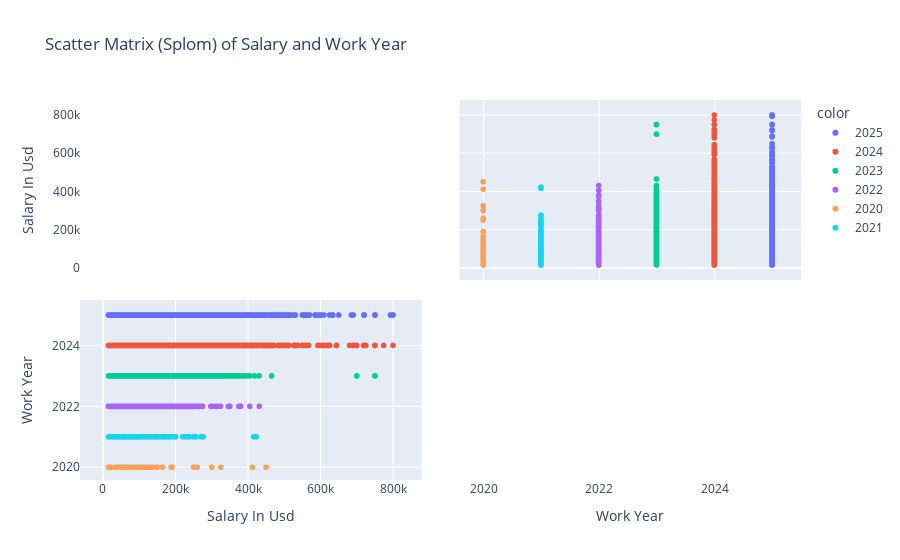

The notebook cell this image was saved under:
### Markdown cell above
* Scatter matrix of numerical features with Plotly

### Code cell
num_cols = ['salary_in_usd', 'work_year']
fig = px.scatter_matrix(df[num_cols],
                      dimensions=num_cols,
                      title='Scatter Matrix (Splom) of Salary and Work Year',
                      labels={col: col.replace('_', ' ').title() for col in num_cols},
                      color=df['work_year'].astype(str))
fig.update_traces(diagonal_visible=False)
fig.write_image('scatter_matrix.png')
from IPython.display import Image, display
display(Image(filename='scatter_matrix.png'))
fig.show()

### Figure 1 — Plotly figure (JSON) as saved in the notebook; plotly's stock layout.template omitted (floating-point values rounded to 4 significant figures; data arrays with more than 128 entries replaced by an {"elided": "..."} marker saying what was removed)
{"data": [{"diagonal": {"visible": false}, "dimensions": [{"axis": {"matches": true}, "label": "Salary In Usd", "values": {"elided": "78726 int values"}}, {"axis": {"matches": true}, "label": "Work Year", "values": {"elided": "78726 int values"}}], "hovertemplate": "color=2025<br>%{xaxis.title.text}=%{x}<br>%{yaxis.title.text}=%{y}<extra></extra>", "legendgroup": "2025", "marker": {"color": "#636efa", "symbol": "circle"}, "name": "2025", "showlegend": true, "type": "splom"}, {"diagonal": {"visible": false}, "dimensions": [{"axis": {"matches": true}, "label": "Salary In Usd", "values": {"elided": "62241 int values"}}, {"axis": {"matches": true}, "label": "Work Year", "values": {"elided": "62241 int values"}}], "hovertemplate": "color=2024<br>%{xaxis.title.text}=%{x}<br>%{yaxis.title.text}=%{y}<extra></extra>", "legendgroup": "2024", "marker": {"color": "#EF553B", "symbol": "circle"}, "name": "2024", "showlegend": true, "type": "splom"}, {"diagonal": {"visible": false}, "dimensions": [{"axis": {"matches": true}, "label": "Salary In Usd", "values": {"elided": "8524 int values"}}, {"axis": {"matches": true}, "label": "Work Year", "values": {"elided": "8524 int values"}}], "hovertemplate": "color=2023<br>%{xaxis.title.text}=%{x}<br>%{yaxis.title.text}=%{y}<extra></extra>", "legendgroup": "2023", "marker": {"color": "#00cc96", "symbol": "circle"}, "name": "2023", "showlegend": true, "type": "splom"}, {"diagonal": {"visible": false}, "dimensions": [{"axis": {"matches": true}, "label": "Salary In Usd", "values": {"elided": "1661 int values"}}, {"axis": {"matches": true}, "label": "Work Year", "values": {"elided": "1661 int values"}}], "hovertemplate": "color=2022<br>%{xaxis.title.text}=%{x}<br>%{yaxis.title.text}=%{y}<extra></extra>", "legendgroup": "2022", "marker": {"color": "#ab63fa", "symbol": "circle"}, "name": "2022", "showlegend": true, "type": "splom"}, {"diagonal": {"visible": false}, "dimensions": [{"axis": {"matches": true}, "label": "Salary In Usd", "values": [100000, 44753, 164000, 47899, 300000, 60000, 15000, 95000, 22809, 49268, 117104, 54742, 20000, 59303, 70000, 68428, 450000, 46759, 74130, 103000, 250000, 138000, 45760, 79833, 50180, 106000, 112872, 15966, 76958, 188000, 105000, 70139, 33511, 91000, 42000, 115000, 260000, 109024, 79833, 150000, 72000, 190000, 35735, 135000, 125000, 51321, 40481, 39916, 87000, 85000, 41689, 114047, 56000, 47899, 98000, 325000, 45896, 42197, 62726, 21669, 110000, 120000, 60000, 148261, 38776, 91237, 62726, 190200, 118000, 138350, 130800, 45618, 412000, 105000, 100000]}, {"axis": {"matches": true}, "label": "Work Year", "values": [2020, 2020, 2020, 2020, 2020, 2020, 2020, 2020, 2020, 2020, 2020, 2020, 2020, 2020, 2020, 2020, 2020, 2020, 2020, 2020, 2020, 2020, 2020, 2020, 2020, 2020, 2020, 2020, 2020, 2020, 2020, 2020, 2020, 2020, 2020, 2020, 2020, 2020, 2020, 2020, 2020, 2020, 2020, 2020, 2020, 2020, 2020, 2020, 2020, 2020, 2020, 2020, 2020, 2020, 2020, 2020, 2020, 2020, 2020, 2020, 2020, 2020, 2020, 2020, 2020, 2020, 2020, 2020, 2020, 2020, 2020, 2020, 2020, 2020, 2020]}], "hovertemplate": "color=2020<br>%{xaxis.title.text}=%{x}<br>%{yaxis.title.text}=%{y}<extra></extra>", "legendgroup": "2020", "marker": {"color": "#FFA15A", "symbol": "circle"}, "name": "2020", "showlegend": true, "type": "splom"}, {"diagonal": {"visible": false}, "dimensions": [{"axis": {"matches": true}, "label": "Salary In Usd", "values": {"elided": "218 int values"}}, {"axis": {"matches": true}, "label": "Work Year", "values": {"elided": "218 int values"}}], "hovertemplate": "color=2021<br>%{xaxis.title.text}=%{x}<br>%{yaxis.title.text}=%{y}<extra></extra>", "legendgroup": "2021", "marker": {"color": "#19d3f3", "symbol": "circle"}, "name": "2021", "showlegend": true, "type": "splom"}], "layout": {"dragmode": "select", "legend": {"title": {"text": "color"}, "tracegroupgap": 0}, "title": {"text": "Scatter Matrix (Splom) of Salary and Work Year"}}}
